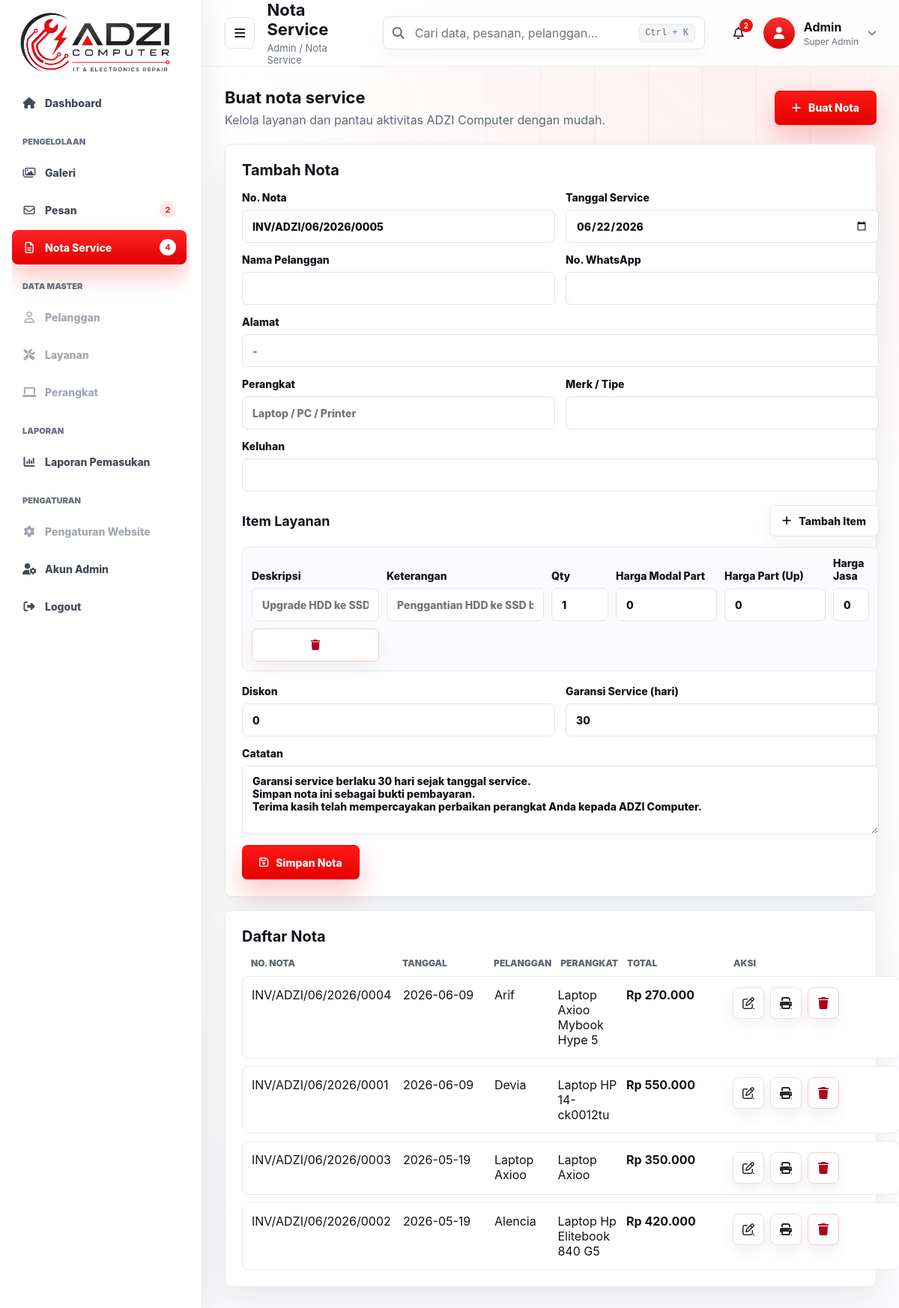
/admin/invoices.php (signed in), run on the app's committed database.
### tables this page shows
CREATE TABLE service_invoices (
  id INTEGER PRIMARY KEY AUTOINCREMENT,
  invoice_no TEXT NOT NULL UNIQUE,
  service_date DATE NOT NULL,
  customer_name TEXT NOT NULL,
  customer_phone TEXT DEFAULT '',
  customer_address TEXT DEFAULT '',
  device_type TEXT NOT NULL,
  device_model TEXT DEFAULT '',
  complaint TEXT DEFAULT '',
  discount INTEGER DEFAULT 0,
  warranty_days INTEGER DEFAULT 30,
  notes TEXT DEFAULT '',
  created_at DATETIME DEFAULT CURRENT_TIMESTAMP,
  updated_at DATETIME DEFAULT CURRENT_TIMESTAMP
);

### inc/boot.php (called while the page is built, shortened)
<?php
function h($s){ return htmlspecialchars($s ?? '', ENT_QUOTES, 'UTF-8'); }

### admin/invoices.php (the view, shortened to what this page needs)
<?php
require __DIR__ . '/guard.php';
require __DIR__ . '/partials/layout.php';
function rupiah($value) {
  return 'Rp ' . number_format((int)$value, 0, ',', '.');
}
function angka_ribuan($value) {
  return number_format((int)$value, 0, ',', '.');
}
function next_invoice_no(PDO $pdo, string $date): string {
  $dt = DateTimeImmutable::createFromFormat('Y-m-d', $date) ?: new DateTimeImmutable('today');
  $prefix = 'INV/ADZI/' . $dt->format('m/Y') . '/';
  $st = $pdo->prepare("SELECT invoice_no FROM service_invoices WHERE invoice_no LIKE ? ORDER BY invoice_no DESC LIMIT 1");
  $st->execute([$prefix . '%']);
  $last = (string)$st->fetchColumn();
  $seq = 1;
  if ($last && preg_match('/(\d+)$/', $last, $m)) {
    $seq = (int)$m[1] + 1;
  }
  return $prefix . str_pad((string)$seq, 4, '0', STR_PAD_LEFT);
}
$editing = null;
$editingItems = [];
if (!$editing) {
  $today = date('Y-m-d');
  $editing = [
    'id' => 0,
    'invoice_no' => next_invoice_no($pdo, $today),
    'service_date' => $today,
    'customer_name' => '',
    'customer_phone' => '',
    'customer_address' => '',
    'device_type' => '',
    'device_model' => '',
    'complaint' => '',
    'discount' => 0,
    'warranty_days' => 30,
    'notes' => "Garansi service berlaku 30 hari sejak tanggal service.\nSimpan nota ini sebagai bukti pembayaran.\nTerima kasih telah mempercayakan perbaikan perangkat Anda kepada ADZI Computer.",
  ];
  $editingItems = [
    ['description' => '', 'detail' => '', 'qty' => 1, 'part_capital_price' => 0, 'part_price' => 0, 'service_price' => 0, 'unit_price' => 0],
  ];
}
$rows = $pdo->query("
  SELECT i.*, COALESCE(SUM(it.qty * CASE
    WHEN (it.part_price + it.service_price) > 0 THEN (it.part_price + it.service_price)
    ELSE it.unit_price
  END), 0) AS subtotal, COUNT(it.id) AS item_count
  FROM service_invoices i
  LEFT JOIN service_invoice_items it ON it.invoice_id = i.id
  GROUP BY i.id
  ORDER BY i.service_date DESC, i.id DESC
")->fetchAll(PDO::FETCH_ASSOC);
?>
    <section class="admin-card admin-section">
      <h2><?= (int)$editing['id'] > 0 ? 'Edit Nota' : 'Tambah Nota' ?></h2>
      <form method="post" class="admin-form invoice-form">
        <div class="invoice-form-grid">
          <label>No. Nota
            <input name="invoice_no" value="<?= h($editing['invoice_no']) ?>" required>
          </label>
          <label>Tanggal Service
            <input name="service_date" type="date" value="<?= h($editing['service_date']) ?>" required>
          </label>
          <label>Nama Pelanggan
            <input name="customer_name" value="<?= h($editing['customer_name']) ?>" required>
          </label>
          <label>No. WhatsApp
            <input name="customer_phone" value="<?= h($editing['customer_phone']) ?>">
          </label>
          <label class="wide">Alamat
            <input name="customer_address" value="<?= h($editing['customer_address']) ?>" placeholder="-">
          </label>
          <label>Perangkat
            <input name="device_type" value="<?= h($editing['device_type']) ?>" placeholder="Laptop / PC / Printer" required>
          </label>
          <label>Merk / Tipe
            <input name="device_model" value="<?= h($editing['device_model']) ?>">
          </label>
          <label class="wide">Keluhan
            <input name="complaint" value="<?= h($editing['complaint']) ?>">
          </label>
        </div>
        <div class="invoice-items-head">
          <h3>Item Layanan</h3>
          <button class="btn compact" type="button" data-add-invoice-row><i class="fa-solid fa-plus"></i> Tambah Item</button>
        </div>
        <div class="invoice-items" data-invoice-items>
          <?php foreach($editingItems as $item): ?>
            <div class="invoice-item-row">
              <label>Deskripsi
                <input name="item_description[]" value="<?= h($item['description']) ?>" placeholder="Upgrade HDD ke SSD">
              </label>
              <label>Keterangan
                <input name="item_detail[]" value="<?= h($item['detail']) ?>" placeholder="Penggantian HDD ke SSD baru">
              </label>
              <label>Qty
                <input name="item_qty[]" inputmode="numeric" pattern="[0-9]*" value="<?= h((string)$item['qty']) ?>" data-digits-only>
              </label>
              <?php
                $partPrice = (int)($item['part_price'] ?? 0);
                $servicePrice = (int)($item['service_price'] ?? 0);
              ?>
              <label>Harga Modal Part
                <input name="item_part_capital_price[]" inputmode="numeric" pattern="[0-9.]*" value="<?= h(angka_ribuan($item['part_capital_price'] ?? 0)) ?>" placeholder="300.000" data-money-input>
              </label>
              <label>Harga Part (Up)
                <input name="item_part_price[]" inputmode="numeric" pattern="[0-9.]*" value="<?= h(angka_ribuan($partPrice)) ?>" placeholder="400.000" data-money-input>
              </label>
              <label>Harga Jasa
                <input name="item_service_price[]" inputmode="numeric" pattern="[0-9.]*" value="<?= h(angka_ribuan($servicePrice)) ?>" placeholder="150.000" data-money-input>
              </label>
              <button class="btn danger compact" type="button" data-remove-invoice-row><i class="fa-solid fa-trash"></i></button>
            </div>
          <?php endforeach; ?>
        </div>
        <div class="invoice-form-grid invoice-total-fields">
          <label>Diskon
            <input name="discount" inputmode="numeric" pattern="[0-9.]*" value="<?= h(angka_ribuan($editing['discount'])) ?>" data-money-input>
          </label>
          <label>Garansi Service (hari)
            <input name="warranty_days" inputmode="numeric" pattern="[0-9]*" value="<?= h((string)$editing['warranty_days']) ?>" data-digits-only>
          </label>
          <label class="wide">Catatan
            <textarea name="notes" rows="4"><?= h($editing['notes']) ?></textarea>
          </label>
        </div>
        <div class="admin-actions">
          <button class="cta" type="submit"><i class="fa-regular fa-floppy-disk"></i> Simpan Nota</button>
        </div>
      </form>
    </section>
    <section class="admin-card admin-section" style="margin-top:18px">
      <h2>Daftar Nota</h2>
      <?php if(!$rows): ?>
        <p class="admin-muted">Belum ada nota service.</p>
      <?php else: ?>
        <div class="admin-table invoice-table">
          <div class="admin-table-head">
            <span>No. Nota</span>
            <span>Tanggal</span>
            <span>Pelanggan</span>
            <span>Perangkat</span>
            <span>Total</span>
            <span>Aksi</span>
          </div>
          <?php foreach($rows as $row): $total = max(0, (int)$row['subtotal'] - (int)$row['discount']); ?>
            <div class="admin-table-row">
              <span data-label="No. Nota"><?= h($row['invoice_no']) ?></span>
              <span data-label="Tanggal"><?= h($row['service_date']) ?></span>
              <span data-label="Pelanggan"><?= h($row['customer_name']) ?></span>
              <span data-label="Perangkat"><?= h(trim($row['device_type'] . ' ' . $row['device_model'])) ?></span>
              <span data-label="Total"><strong><?= h(rupiah($total)) ?></strong></span>
              <span data-label="Aksi">
                <div class="invoice-actions">
                  <a class="icon-action" href="invoices.php?edit=<?= h((string)$row['id']) ?>" title="Edit nota" aria-label="Edit nota <?= h($row['invoice_no']) ?>"><i class="fa-regular fa-pen-to-square"></i></a>
                  <a class="icon-action" href="invoices_print.php?id=<?= h((string)$row['id']) ?>" target="_blank" title="Cetak nota" aria-label="Cetak nota <?= h($row['invoice_no']) ?>"><i class="fa-solid fa-print"></i></a>
                  <form method="post" onsubmit="return confirm('Hapus nota <?= h($row['invoice_no']) ?> ?')">
                    <button class="icon-action danger" type="submit" title="Hapus nota" aria-label="Hapus nota <?= h($row['invoice_no']) ?>"><i class="fa-solid fa-trash"></i></button>
                  </form>
                </div>
              </span>
            </div>
          <?php endforeach; ?>
        </div>
      <?php endif; ?>
    </section>

### assets/css/base.css (style rules this page uses)
:root { --bg:#ffffff; --surface:#ffffff; --text:#11131a; --muted:#626977; --line:#e8e9ee; --soft:#f7f8fb; --red:#ef1212; --red-dark:#c90000; --red-soft:#fff0f0; --shadow:0 18px 45px rgba(15,22,40,.08); --shadow-sm:0 8px 24px rgba(15,22,40,.07); --radius:8px; --container:1110px; }
* { box-sizing:border-box }
html { scroll-behavior:smooth }
html,body { min-height:100% }
body { margin:0; font-family:Inter,system-ui,-apple-system,BlinkMacSystemFont,"Segoe UI",sans-serif; color:var(--text); background: radial-gradient(circle at 90% 8%, rgba(239,18,18,.06), transparent 34%), linear-gradient(180deg,#fff 0%,#fff 45%,#fbfbfd 100%); overflow-x:hidden; }
body::before { content:""; position:absolute; top:88px; right:0; width:min(54vw,720px); height:430px; pointer-events:none; opacity:.42; background-image: linear-gradient(90deg,transparent 0 35%,rgba(239,18,18,.16) 35% 36%,transparent 36%), linear-gradient(0deg,transparent 0 48%,rgba(239,18,18,.12) 48% 49%,transparent 49%); background-size:72px 52px; mask-image:linear-gradient(90deg,transparent,#000 22%,#000 80%,transparent); }
a { color:inherit }
button,input,textarea { font:inherit }
.cta,.btn { display:inline-flex; align-items:center; justify-content:center; gap:10px; min-height:46px; padding:0 22px; border-radius:7px; font-weight:800; font-size:14px; text-decoration:none; border:1px solid transparent; transition:transform .18s ease,box-shadow .18s ease,background .18s ease,border-color .18s ease; }
.cta { color:#fff; background:linear-gradient(180deg,#ff1717,#e40000); box-shadow:0 16px 34px rgba(239,18,18,.24); }
.btn { color:#12141b; background:#fff; border-color:#e3e5eb; box-shadow:0 10px 26px rgba(12,18,32,.05); }

### data on the page
service_invoices: invoice_no "INV/ADZI/06/2026/0004", service_date "2026-06-09", customer_name "Arif", device_type+device_model "Laptop Axioo Mybook Hype 5", total "Rp 270.000"
service_invoices: invoice_no "INV/ADZI/06/2026/0001", service_date "2026-06-09", customer_name "Devia", device_type+device_model "Laptop HP 14-ck0012tu", total "Rp 550.000"
service_invoices: invoice_no "INV/ADZI/06/2026/0003", service_date "2026-05-19", customer_name "Laptop Axioo", device_type+device_model "Laptop Axioo", total "Rp 350.000"
service_invoices: invoice_no "INV/ADZI/06/2026/0002", service_date "2026-05-19", customer_name "Alencia", device_type+device_model "Laptop Hp Elitebook 840 G5", total "Rp 420.000"

### other printed values
$unreadCount "2"
$invoiceCount "4"
$pageTitle "Nota Service"
$adminName "Admin"
$adminRole "Super Admin"
$subtitle ?: $pageTitle "Buat nota service"
